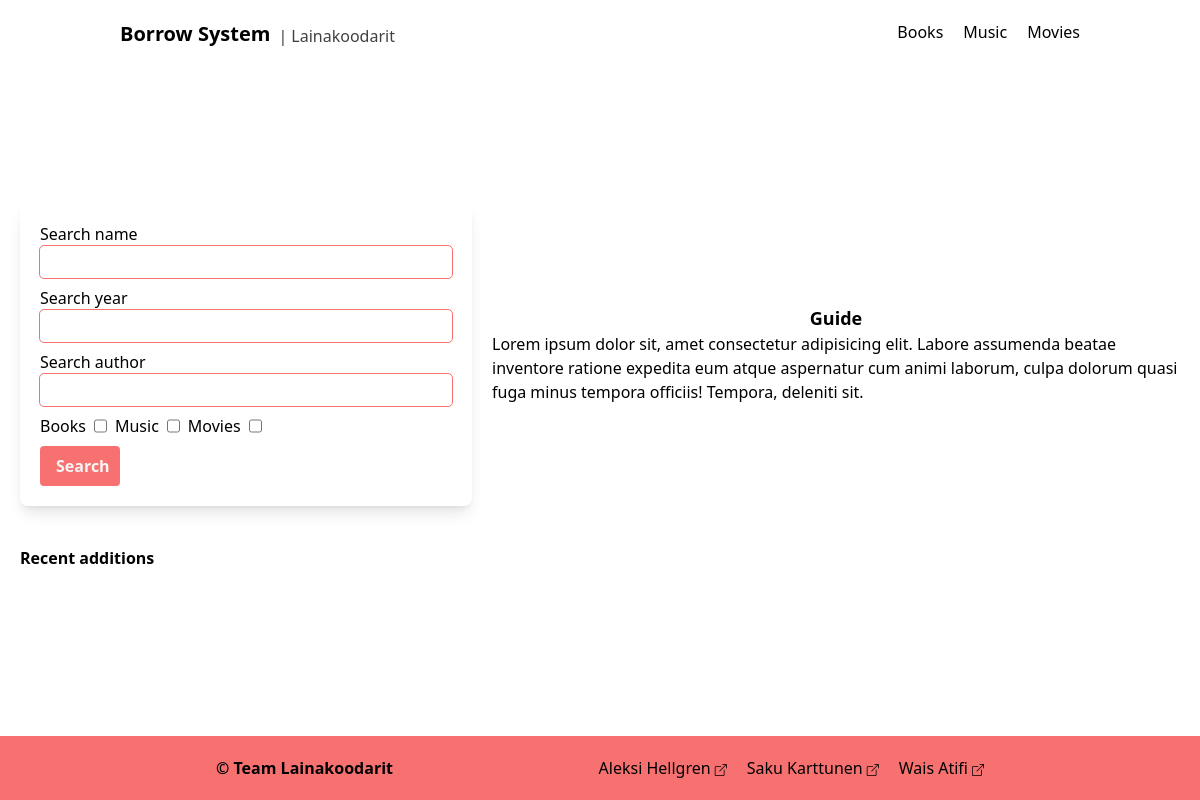
The app's page /, older data.
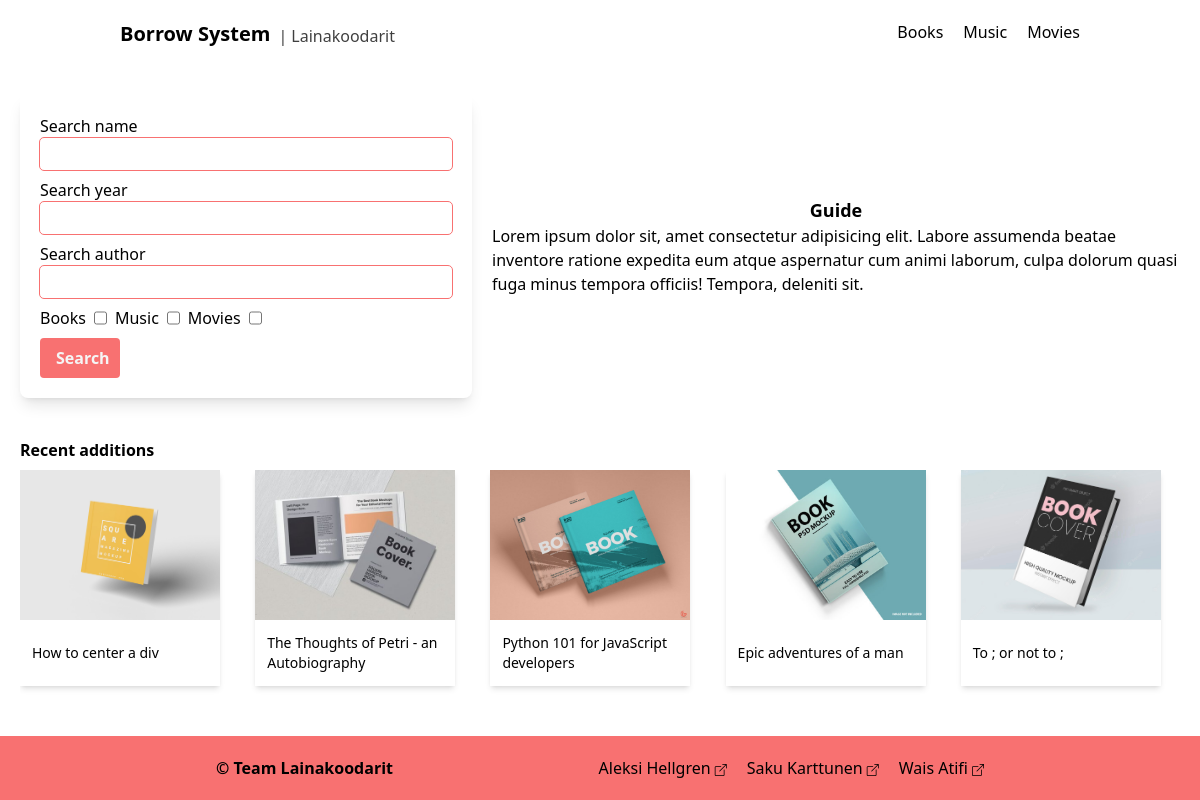
The same page, newer data.
### borrow/models.py (models this page shows, shortened)
class Product(models.Model):
    name = models.CharField(max_length=50)
    genre = models.CharField(max_length=30)
    amount = models.SmallIntegerField(default=0)
    descrtiption = models.CharField(max_length=250)
    release_date = models.DateField(default=datetime.date.today)
    loaned_amount = models.SmallIntegerField(default=0)
    author = models.ManyToManyField(Author)
    genre = models.CharField(max_length=30, blank=True, null=True)
    language = models.CharField(max_length=30, blank=True, null=True)
    thumbnail_path = models.CharField(max_length=50)
    class Meta:
        ordering = ["name"]

### borrow/views.py (the view)
# urls.py: path('', views.IndexView.as_view(), name='index'),
class IndexView(generic.ListView):
    template_name = 'borrow/index.html'
    context_object_name = 'listings'
    def get_queryset(self):
        return Product.objects.order_by('-release_date')[:6]

### borrow/templates/borrow/index.html (shortened to what this page needs)
{% extends "base.html" %}
{% block content %}
<main class="grid md:grid-flow-col grid-cols-5 gap-x-5 px-5 max-w-[1200px] mx-auto">
  <form action="" class="col-span-6 md:col-span-2 grid grid-flow-row gap-y-2 shadow-lg rounded-lg p-5">
    <div class="flex flex-col">
      <label for="search_name">Search name</label>
      <input type="text" name="search_name" id="search_name" autofocus
      class="px-2 py-1 outline outline-1 outline-red-400 rounded hover:outline-2 focus:outline-2"/>
    </div>
    <div class="flex flex-col">
      <label for="search_year">Search year</label>
      <input type="text" name="search_year" id="search_year"
      class="px-2 py-1 outline outline-1 outline-red-400 rounded hover:outline-2 focus:outline-2"/>
    </div>
    <div class="flex flex-col">
      <label for="search_author">Search author</label>
      <input type="text" name="search_author" id="search_author"
      class="px-2 py-1 outline outline-1 outline-red-400 rounded hover:outline-2 focus:outline-2"/>
    </div>
    <div class="flex gap-x-2">
      <label for="category_books" class="select-none">Books</label>
      <input type="checkbox" name="category_books" id="category_books" value="search_books"/>
      <label for="category_music" class="select-none">Music</label>
      <input type="checkbox" name="category_music" id="category_music" value="search_music"/>
      <label for="category_movies" class="select-none">Movies</label>
      <input type="checkbox" name="category_movies" id="category_movies" value="search_movies"/>
    </div>
    <button type="submit" class="bg-red-400 text-neutral-100 font-semibold w-20 px-4 py-2 rounded
      transition-all hover:text-neutral-900 active:brightness-75">Search</button>
  </form>
  <div class="col-span-5 flex flex-col justify-center md:col-span-3">
    <div>
      <h2 class="text-lg text-center font-semibold">Guide</h2>
      <p>
        Lorem ipsum dolor sit, amet consectetur adipisicing elit.
        Labore assumenda beatae inventore ratione expedita eum atque aspernatur
        cum animi laborum, culpa dolorum quasi fuga minus tempora officiis! Tempora, deleniti sit.
      </p>
    </div>
  </div>
</main>
<section class="max-w-[1200px] mx-auto mt-10 px-5">
  <h3 class="font-semibold mb-2">Recent additions</h3>
  <div class="carousel grid grid-flow-col text-center pb-6 overflow-auto gap-x-4">
    {% for listing in listings %}
    <a href="{% url 'borrow:product' listing.id %}" draggable="false"
      class="select-none shadow-md w-[200px] aspect-square group transition-all hover:shadow-lg">
      {% load static %}
      <div class="overflow-hidden relative group">
        <img src="{% static listing.thumbnail_path %}" alt="{{ listing.title }} - thumbnail" width="300" height="300"
          draggable="false"
        class="object-cover aspect-[4/3] transition-all group-hover:scale-110"/>
      </div>
      <p class="text-sm line-clamp-2 py-2 px-3 text-start h-2/6 flex items-center
        transition-all group-hover:underline">{{ listing.name }}</p>
    </a>
    {% endfor %}
  </div>
</section>
{% endblock %}

Row changes from the older to the newer data that the page shows:
added Product: thumbnail_path (placeholder picture), name "How to center a div"
added Product: thumbnail_path (placeholder picture), name "The Thoughts of Petri - an Autobiography"
added Product: thumbnail_path (placeholder picture), name "Python 101 for JavaScript developers"
added Product: thumbnail_path (placeholder picture), name "Epic adventures of a man"
added Product: thumbnail_path (placeholder picture), name "To ; or not to ;"
